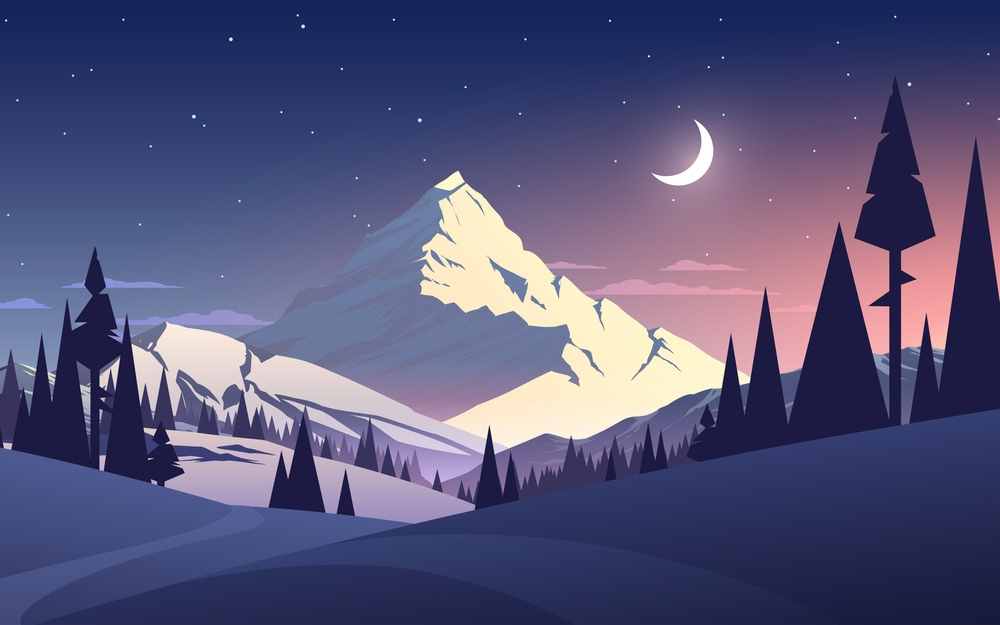
#> input picture Sem 6/Image Processing/SaltAndPepperEffect/sampleImage.jpg, 1000 x 625 px, shrunk from 2880 x 1800 before the run
$ python saltAndPepperEffect.py
#> lines starting #> are read from the running program, lines starting #| are printed output that depends on the picture
import numpy as np
import random
from cv2 import cv2

def sp_noise(image,prob):
    output = np.zeros(image.shape,np.uint8)
    thres = 1 - prob
    for i in range(image.shape[0]):
        for j in range(image.shape[1]):
            rdn = random.random()
            if rdn < prob:
                output[i][j] = 0
            elif rdn > thres:
                output[i][j] = 255
            else:
                output[i][j] = image[i][j]
    return output
image = cv2.imread('sampleImage.jpg', 0)
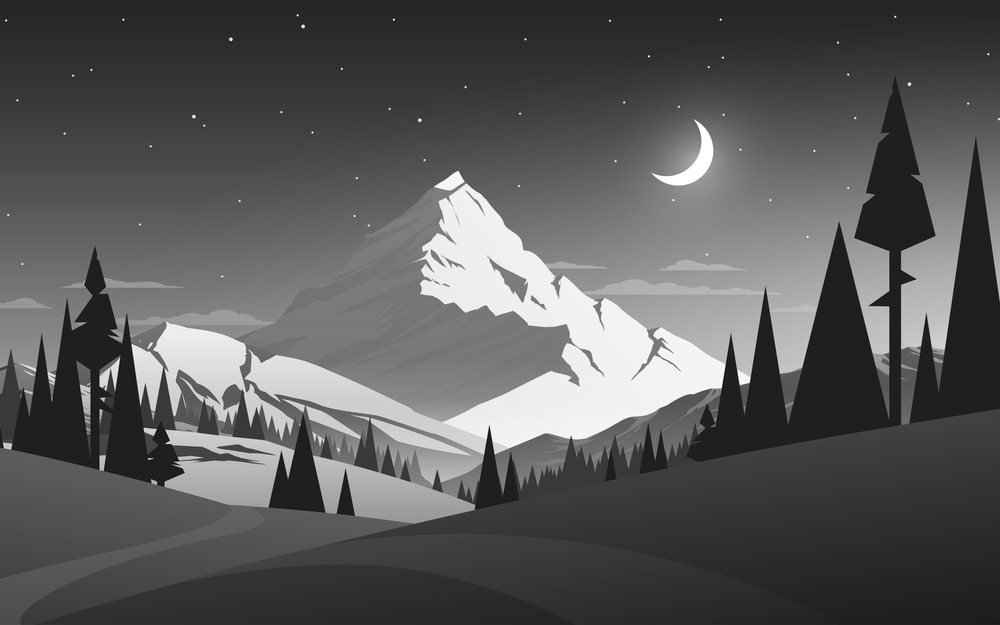
#> image: shape (625, 1000); min 6, max 255, mean 89.5
noise_img = sp_noise(image,0.1)
#> after the loop in sp_noise, `for i in range(image.shape[0]):`:
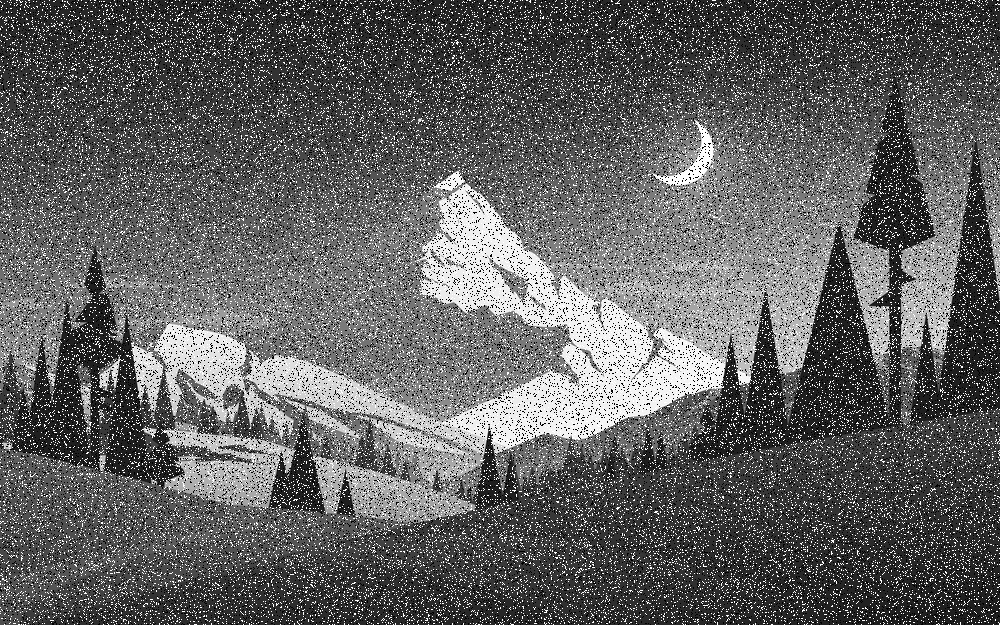
#> output: shape (625, 1000); min 0, max 255, mean 97.1
cv2.imwrite('./sp_noise.jpg', noise_img)
